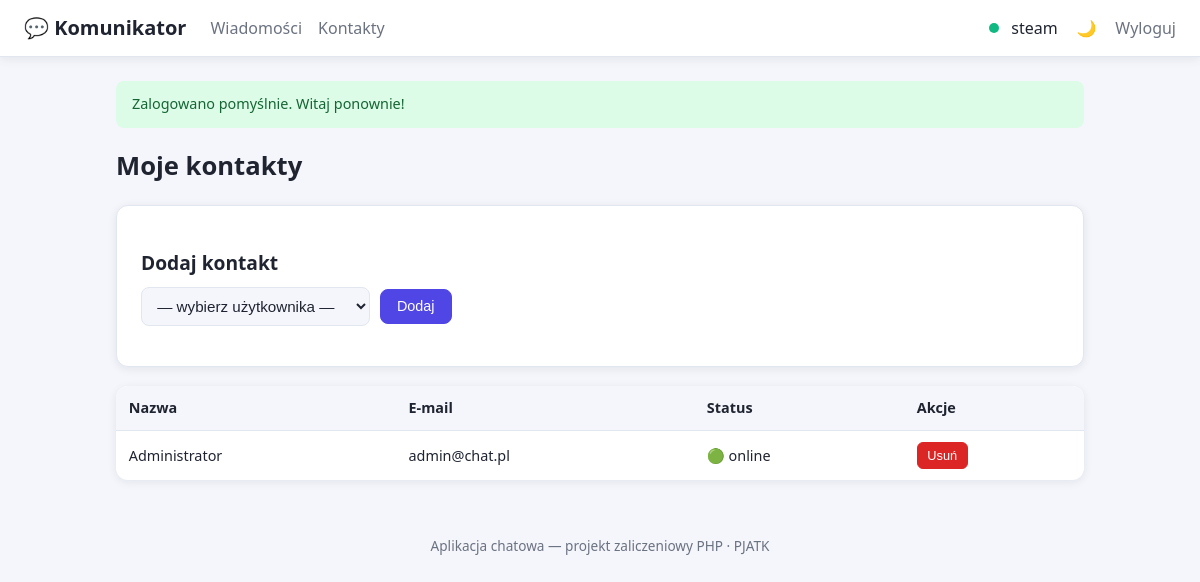
/index.php?page=contacts (signed in), run on the app's committed database.
### tables this page shows
CREATE TABLE users (
    id                 INTEGER PRIMARY KEY AUTOINCREMENT,
    email              TEXT    NOT NULL UNIQUE,
    password_hash      TEXT    NOT NULL,
    display_name       TEXT    NOT NULL,
    role               TEXT    NOT NULL DEFAULT 'user',      -- 'admin' lub 'user'
    is_verified        INTEGER NOT NULL DEFAULT 0,           -- 0 = niezweryfikowany, 1 = e-mail potwierdzony
    verification_token TEXT,                                 -- token z linka aktywacyjnego
    auth_provider      TEXT    NOT NULL DEFAULT 'local',     -- 'local' / 'google' / 'facebook'
    theme              TEXT    NOT NULL DEFAULT 'light',     -- preferencja: 'light' / 'dark'
    is_online          INTEGER NOT NULL DEFAULT 0,           -- status online
    created_at         TEXT    NOT NULL DEFAULT (datetime('now'))
);

CREATE TABLE contacts (
    id         INTEGER PRIMARY KEY AUTOINCREMENT,
    user_id    INTEGER NOT NULL,
    contact_id INTEGER NOT NULL,
    created_at TEXT    NOT NULL DEFAULT (datetime('now')),
    FOREIGN KEY (user_id)    REFERENCES users(id) ON DELETE CASCADE,
    FOREIGN KEY (contact_id) REFERENCES users(id) ON DELETE CASCADE,
    UNIQUE (user_id, contact_id)
);

### config.php (called while the page is built, shortened)
<?php
function e(?string $value): string
{
    return htmlspecialchars((string) $value, ENT_QUOTES, 'UTF-8');
}
function take_flash(): ?array
{
    $flash = $_SESSION['flash'] ?? null;
    return $flash;
}
function view(string $template, array $data = []): void
{
    extract($data);
    require BASE_PATH . "/views/$template.php";
    $content = ob_get_clean();
    require BASE_PATH . "/views/layout.php";
}

### src/Controllers/ContactController.php (called while the page is built, shortened)
<?php
class ContactController
{
    public function index(): void
    {
        $user = Auth::user();
        view('contacts/index', [
            'contacts' => Contact::forUser((int) $user['id']),
            'addable'  => Contact::addable((int) $user['id']),
        ]);
    }
}

### index.php (called while the page is built, shortened)
<?php
require __DIR__ . '/config.php';
$routes = [
    'login'        => [AuthController::class,    'login',     'guest'],
    'do_login'     => [AuthController::class,    'doLogin',   'guest'],
    'register'     => [AuthController::class,    'register',  'guest'],
    'do_register'  => [AuthController::class,    'doRegister','guest'],
    'verify'       => [AuthController::class,    'verify',    'guest'],
    'logout'       => [AuthController::class,    'logout',    'auth'],
    'messages'        => [MessageController::class, 'index',  'auth'],
    'message_create'  => [MessageController::class, 'create', 'auth'],
    'message_edit'    => [MessageController::class, 'edit',   'auth'],
    'message_save'    => [MessageController::class, 'save',   'auth'],
    'message_delete'  => [MessageController::class, 'delete', 'auth'],
    'export'          => [MessageController::class, 'export', 'auth'],
    'conversation_create' => [ConversationController::class, 'create', 'auth'],
    'conversation_save'   => [ConversationController::class, 'save',   'auth'],
    'contacts'        => [ContactController::class, 'index',  'auth'],
    'contact_add'     => [ContactController::class, 'add',    'auth'],
    'contact_delete'  => [ContactController::class, 'delete', 'auth'],
    'toggle_theme'    => [SettingsController::class, 'toggleTheme', 'auth'],
    'admin'           => [AdminController::class, 'dashboard',  'admin'],
    'admin_users'     => [AdminController::class, 'users',      'admin'],
    'admin_set_role'  => [AdminController::class, 'setRole',    'admin'],
    'admin_delete'    => [AdminController::class, 'deleteUser', 'admin'],
];
$page = $_GET['page'] ?? (Auth::check() ? 'messages' : 'login');
[$controllerClass, $method, $access] = $routes[$page];
try {
    $controller = new $controllerClass();
    $controller->$method();
} catch (Throwable $ex) {
    show_error(500, 'Wystąpił wewnętrzny błąd serwera.');
}

### src/Database.php (called while the page is built)
<?php
class Database
{
    private static ?PDO $instance = null;
    public static function pdo(): PDO
    {
        if (self::$instance === null) {
            self::$instance = self::connect();
        }
        return self::$instance;
    }
    private static function connect(): PDO
    {
        $pdo = new PDO('sqlite:' . DB_PATH);
        $pdo->setAttribute(PDO::ATTR_ERRMODE, PDO::ERRMODE_EXCEPTION);
        $pdo->setAttribute(PDO::ATTR_DEFAULT_FETCH_MODE, PDO::FETCH_ASSOC);
        $pdo->exec('PRAGMA foreign_keys = ON');
        return $pdo;
    }
    public static function run(string $sql, array $params = []): PDOStatement
    {
        $stmt = self::pdo()->prepare($sql);
        $stmt->execute($params);
        return $stmt;
    }
}

### src/Models/Contact.php (called while the page is built, shortened)
<?php
class Contact
{
    public static function forUser(int $userId): array
    {
        return Database::run(
            'SELECT c.id, u.id AS user_id, u.display_name, u.email, u.is_online
             FROM contacts c
             JOIN users u ON u.id = c.contact_id
             WHERE c.user_id = :u
             ORDER BY u.display_name',
            [':u' => $userId]
        )->fetchAll();
    }
}

### src/Auth.php (called while the page is built, shortened)
<?php
class Auth
{
    public static function check(): bool
    {
        return isset($_SESSION['user_id']);
    }
    public static function user(): ?array
    {
        return User::find((int) $_SESSION['user_id']);
    }
}

### src/Models/User.php (called while the page is built, shortened)
<?php
class User
{
    public static function find(int $id): ?array
    {
        $stmt = Database::run('SELECT * FROM users WHERE id = :id', [':id' => $id]);
        return $stmt->fetch() ?: null;
    }
}

### views/contacts/index.php (the view, shortened to what this page needs)
<div class="page-head"><h1>Moje kontakty</h1></div>
<div class="card">
    <h2>Dodaj kontakt</h2>
    <form method="post" action="index.php?page=contact_add" class="filters">
        <select name="contact_id" required>
            <option value="">— wybierz użytkownika —</option>
        </select>
        <button class="btn btn-primary" type="submit">Dodaj</button>
    </form>
</div>
<table class="table">
    <thead>
        <tr><th>Nazwa</th><th>E-mail</th><th>Status</th><th>Akcje</th></tr>
    </thead>
    <tbody>
    <?php if (empty($contacts)): ?>
        <tr><td colspan="4" class="empty">Nie masz jeszcze żadnych kontaktów.</td></tr>
    <?php else: ?>
        <?php foreach ($contacts as $c): ?>
            <tr>
                <td><?= e($c['display_name']) ?></td>
                <td><?= e($c['email']) ?></td>
                <td><?= $c['is_online'] ? '🟢 online' : '⚪ offline' ?></td>
                <td>
                    <form method="post" action="index.php?page=contact_delete" class="inline"
                          onsubmit="return confirm('Usunąć kontakt?');">
                        <button class="btn-sm btn-danger" type="submit">Usuń</button>
                    </form>
                </td>
            </tr>
        <?php endforeach; ?>
    <?php endif; ?>
    </tbody>
</table>

### views/layout.php (shortened to what this page needs)
<?php
$currentUser = Auth::user();
$theme = $currentUser['theme'] ?? 'light';
$flash = take_flash();
?>
<!DOCTYPE html>
<html lang="pl" data-theme="<?= e($theme) ?>">
<head>
    <link rel="stylesheet" href="public/css/style.css">
</head>
<body>
<header class="topbar">
    <a class="brand" href="index.php?page=messages">💬 Komunikator</a>
    <?php if ($currentUser): ?>
        <nav class="nav">
            <a href="index.php?page=messages">Wiadomości</a>
            <a href="index.php?page=contacts">Kontakty</a>
        </nav>
        <div class="user-box">
            <span class="online-dot" title="online"></span>
            <span><?= e($currentUser['display_name']) ?></span>
            <form method="post" action="index.php?page=toggle_theme" class="inline">
                <button class="btn-link" title="Zmień motyw">
                    <?= $theme === 'dark' ? '☀️' : '🌙' ?>
                </button>
            </form>
            <a class="btn-link" href="index.php?page=logout">Wyloguj</a>
        </div>
    <?php endif; ?>
</header>
<main class="container">
    <?php if ($flash): ?>
        <div class="flash flash-<?= e($flash['type']) ?>"><?= e($flash['message']) ?></div>
    <?php endif; ?>
    <?= $content ?>
</main>
<footer class="footer">
    Aplikacja chatowa — projekt zaliczeniowy PHP &middot; PJATK
</footer>
</body>
</html>

### public/css/style.css (style rules this page uses)
:root, [data-theme="light"] { --bg: #f4f6fb; --surface: #ffffff; --text: #1f2430; --muted: #6b7280; --border: #e2e6ef; --primary: #4f46e5; --primary-d: #4338ca; --danger: #dc2626; --accent: #10b981; --shadow: 0 2px 10px rgba(20, 30, 60, .08); }
* { box-sizing: border-box; }
body { margin: 0; font-family: "Segoe UI", Roboto, system-ui, sans-serif; background: var(--bg); color: var(--text); line-height: 1.5; }
a { color: var(--primary); text-decoration: none; }
.topbar { display: flex; align-items: center; gap: 1.5rem; background: var(--surface); border-bottom: 1px solid var(--border); padding: .8rem 1.5rem; box-shadow: var(--shadow); }
.brand { font-size: 1.25rem; font-weight: 700; color: var(--text); }
.nav { display: flex; gap: 1rem; }
.nav a { color: var(--muted); font-weight: 500; }
.user-box { margin-left: auto; display: flex; align-items: center; gap: .8rem; }
.online-dot { width: 10px; height: 10px; border-radius: 50%; background: var(--accent); display: inline-block; }
.container { max-width: 1000px; margin: 1.5rem auto; padding: 0 1rem; }
.footer { text-align: center; color: var(--muted); padding: 2rem 0; font-size: .85rem; }
.page-head { display: flex; align-items: center; justify-content: space-between; margin-bottom: 1rem; }
h1 { font-size: 1.6rem; margin: .2rem 0; }
h2 { font-size: 1.2rem; margin: 1.2rem 0 .6rem; }
.card { background: var(--surface); border: 1px solid var(--border); border-radius: 12px; padding: 1.5rem; box-shadow: var(--shadow); margin-bottom: 1.2rem; }
input, select, textarea { width: 100%; padding: .55rem .7rem; border: 1px solid var(--border); border-radius: 8px; background: var(--bg); color: var(--text); font-size: .95rem; }
.btn { display: inline-block; cursor: pointer; padding: .55rem 1rem; border-radius: 8px; border: 1px solid var(--border); background: var(--surface); color: var(--text); font-size: .9rem; font-weight: 500; text-align: center; }
.btn-primary { background: var(--primary); color: #fff; border-color: var(--primary); }
.btn-link { background: none; border: none; cursor: pointer; color: var(--muted); font-size: 1rem; }
.btn-sm { padding: .3rem .6rem; font-size: .8rem; border-radius: 6px; border: 1px solid var(--border); background: var(--surface); color: var(--text); cursor: pointer; }
.btn-danger { color: #fff; background: var(--danger); border-color: var(--danger); }
.inline { display: inline; }
.table { width: 100%; border-collapse: collapse; background: var(--surface); border-radius: 12px; overflow: hidden; box-shadow: var(--shadow); }
.table th, .table td { padding: .7rem .8rem; text-align: left; border-bottom: 1px solid var(--border); font-size: .9rem; }
.table th { background: var(--bg); font-weight: 600; }
.table tr:last-child td { border-bottom: none; }
.filters { display: flex; flex-wrap: wrap; gap: .6rem; align-items: center; margin-bottom: 1rem; }
.filters input[type="text"], .filters select { width: auto; flex: 0 0 auto; }
.flash { padding: .8rem 1rem; border-radius: 8px; margin-bottom: 1rem; font-size: .9rem; }
.flash-success { background: #dcfce7; color: #166534; }

### data on the page
users: display_name "steam"
contacts: contact.display_name "Administrator", contact.email "admin@chat.pl"

### other printed values
$flash['message'] "Zalogowano pomyślnie. Witaj ponownie!"
